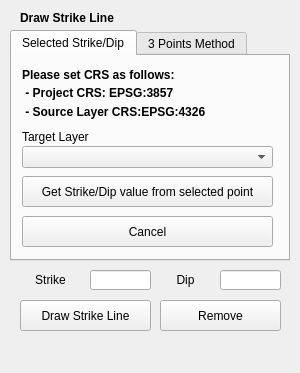
<?xml version="1.0" encoding="UTF-8"?>
<ui version="4.0">
 <class>DrawBoundaryDockWidget</class>
 <widget class="QDockWidget" name="DrawBoundaryDockWidget">
  <property name="geometry">
   <rect>
    <x>0</x>
    <y>0</y>
    <width>300</width>
    <height>373</height>
   </rect>
  </property>
  <property name="sizePolicy">
   <sizepolicy hsizetype="Preferred" vsizetype="Fixed">
    <horstretch>0</horstretch>
    <verstretch>0</verstretch>
   </sizepolicy>
  </property>
  <property name="contextMenuPolicy">
   <enum>Qt::DefaultContextMenu</enum>
  </property>
  <property name="features">
   <set>QDockWidget::DockWidgetFloatable|QDockWidget::DockWidgetMovable</set>
  </property>
  <property name="windowTitle">
   <string>Geological Map Tool</string>
  </property>
  <widget class="QWidget" name="dockWidgetContents">
   <widget class="QPushButton" name="btnCancel">
    <property name="geometry">
     <rect>
      <x>160</x>
      <y>300</y>
      <width>121</width>
      <height>31</height>
     </rect>
    </property>
    <property name="text">
     <string>Remove</string>
    </property>
   </widget>
   <widget class="QPushButton" name="btnDrawStrike">
    <property name="geometry">
     <rect>
      <x>20</x>
      <y>300</y>
      <width>131</width>
      <height>31</height>
     </rect>
    </property>
    <property name="text">
     <string>Draw Strike Line</string>
    </property>
   </widget>
   <widget class="QLabel" name="lblDip">
    <property name="geometry">
     <rect>
      <x>150</x>
      <y>270</y>
      <width>71</width>
      <height>20</height>
     </rect>
    </property>
    <property name="text">
     <string>Dip</string>
    </property>
    <property name="alignment">
     <set>Qt::AlignCenter</set>
    </property>
   </widget>
   <widget class="QLabel" name="lblStrike">
    <property name="geometry">
     <rect>
      <x>10</x>
      <y>270</y>
      <width>81</width>
      <height>20</height>
     </rect>
    </property>
    <property name="text">
     <string>Strike</string>
    </property>
    <property name="alignment">
     <set>Qt::AlignCenter</set>
    </property>
   </widget>
   <widget class="QLineEdit" name="txtStrike">
    <property name="geometry">
     <rect>
      <x>90</x>
      <y>270</y>
      <width>61</width>
      <height>20</height>
     </rect>
    </property>
    <property name="maxLength">
     <number>10</number>
    </property>
    <property name="alignment">
     <set>Qt::AlignLeading|Qt::AlignLeft|Qt::AlignVCenter</set>
    </property>
    <property name="readOnly">
     <bool>true</bool>
    </property>
   </widget>
   <widget class="QLineEdit" name="txtDip">
    <property name="geometry">
     <rect>
      <x>220</x>
      <y>270</y>
      <width>61</width>
      <height>20</height>
     </rect>
    </property>
    <property name="maxLength">
     <number>10</number>
    </property>
    <property name="alignment">
     <set>Qt::AlignLeading|Qt::AlignLeft|Qt::AlignVCenter</set>
    </property>
    <property name="readOnly">
     <bool>true</bool>
    </property>
   </widget>
   <widget class="QTabWidget" name="tabWidget">
    <property name="geometry">
     <rect>
      <x>10</x>
      <y>30</y>
      <width>280</width>
      <height>231</height>
     </rect>
    </property>
    <property name="currentIndex">
     <number>0</number>
    </property>
    <widget class="QWidget" name="tab">
     <attribute name="title">
      <string>Selected Strike/Dip</string>
     </attribute>
     <widget class="QPushButton" name="btnSelectFeature">
      <property name="geometry">
       <rect>
        <x>10</x>
        <y>120</y>
        <width>251</width>
        <height>31</height>
       </rect>
      </property>
      <property name="text">
       <string>Get Strike/Dip value from selected point</string>
      </property>
     </widget>
     <widget class="QPushButton" name="btnCancelFeature">
      <property name="geometry">
       <rect>
        <x>10</x>
        <y>160</y>
        <width>251</width>
        <height>31</height>
       </rect>
      </property>
      <property name="text">
       <string>Cancel</string>
      </property>
     </widget>
     <widget class="QLabel" name="lblTargetLayer">
      <property name="geometry">
       <rect>
        <x>10</x>
        <y>70</y>
        <width>101</width>
        <height>21</height>
       </rect>
      </property>
      <property name="text">
       <string>Target Layer</string>
      </property>
     </widget>
     <widget class="QComboBox" name="cboTargerLayer">
      <property name="geometry">
       <rect>
        <x>10</x>
        <y>90</y>
        <width>251</width>
        <height>22</height>
       </rect>
      </property>
     </widget>
     <widget class="QLabel" name="lblMemo">
      <property name="geometry">
       <rect>
        <x>10</x>
        <y>8</y>
        <width>251</width>
        <height>21</height>
       </rect>
      </property>
      <property name="font">
       <font>
        <weight>75</weight>
        <bold>true</bold>
       </font>
      </property>
      <property name="text">
       <string>Please set CRS as follows:</string>
      </property>
     </widget>
     <widget class="QLabel" name="lblMemo_2">
      <property name="geometry">
       <rect>
        <x>10</x>
        <y>26</y>
        <width>251</width>
        <height>21</height>
       </rect>
      </property>
      <property name="font">
       <font>
        <weight>75</weight>
        <bold>true</bold>
       </font>
      </property>
      <property name="text">
       <string> - Project CRS: EPSG:3857</string>
      </property>
     </widget>
     <widget class="QLabel" name="lblMemo_3">
      <property name="geometry">
       <rect>
        <x>10</x>
        <y>45</y>
        <width>251</width>
        <height>21</height>
       </rect>
      </property>
      <property name="font">
       <font>
        <weight>75</weight>
        <bold>true</bold>
       </font>
      </property>
      <property name="text">
       <string> - Source Layer CRS:EPSG:4326</string>
      </property>
     </widget>
    </widget>
    <widget class="QWidget" name="tab_2">
     <attribute name="title">
      <string>3 Points Method</string>
     </attribute>
     <widget class="QLabel" name="lblDemLayer">
      <property name="geometry">
       <rect>
        <x>10</x>
        <y>10</y>
        <width>71</width>
        <height>21</height>
       </rect>
      </property>
      <property name="text">
       <string>DEM</string>
      </property>
     </widget>
     <widget class="QComboBox" name="cboDemLayer">
      <property name="geometry">
       <rect>
        <x>80</x>
        <y>10</y>
        <width>181</width>
        <height>22</height>
       </rect>
      </property>
     </widget>
     <widget class="QPushButton" name="btnSelectPoints">
      <property name="geometry">
       <rect>
        <x>10</x>
        <y>40</y>
        <width>251</width>
        <height>31</height>
       </rect>
      </property>
      <property name="text">
       <string>Select 3 Points</string>
      </property>
     </widget>
     <widget class="QPushButton" name="btnCalculate">
      <property name="geometry">
       <rect>
        <x>140</x>
        <y>170</y>
        <width>121</width>
        <height>30</height>
       </rect>
      </property>
      <property name="text">
       <string>Calculate</string>
      </property>
     </widget>
     <widget class="QPushButton" name="btnCancelPoints">
      <property name="geometry">
       <rect>
        <x>10</x>
        <y>170</y>
        <width>121</width>
        <height>30</height>
       </rect>
      </property>
      <property name="text">
       <string>Cancel</string>
      </property>
     </widget>
     <widget class="QLineEdit" name="txtP2x">
      <property name="geometry">
       <rect>
        <x>120</x>
        <y>96</y>
        <width>70</width>
        <height>20</height>
       </rect>
      </property>
     </widget>
     <widget class="QLineEdit" name="txtP1x">
      <property name="geometry">
       <rect>
        <x>50</x>
        <y>96</y>
        <width>70</width>
        <height>20</height>
       </rect>
      </property>
     </widget>
     <widget class="QLineEdit" name="txtP3x">
      <property name="geometry">
       <rect>
        <x>190</x>
        <y>96</y>
        <width>70</width>
        <height>20</height>
       </rect>
      </property>
     </widget>
     <widget class="QLabel" name="lblP1">
      <property name="geometry">
       <rect>
        <x>50</x>
        <y>80</y>
        <width>71</width>
        <height>16</height>
       </rect>
      </property>
      <property name="font">
       <font>
        <weight>75</weight>
        <bold>true</bold>
       </font>
      </property>
      <property name="text">
       <string>P1</string>
      </property>
      <property name="alignment">
       <set>Qt::AlignCenter</set>
      </property>
     </widget>
     <widget class="QLabel" name="lblP2x">
      <property name="geometry">
       <rect>
        <x>120</x>
        <y>80</y>
        <width>71</width>
        <height>20</height>
       </rect>
      </property>
      <property name="text">
       <string>P2</string>
      </property>
      <property name="alignment">
       <set>Qt::AlignCenter</set>
      </property>
     </widget>
     <widget class="QLabel" name="lblP3">
      <property name="geometry">
       <rect>
        <x>189</x>
        <y>80</y>
        <width>71</width>
        <height>20</height>
       </rect>
      </property>
      <property name="text">
       <string>P3</string>
      </property>
      <property name="alignment">
       <set>Qt::AlignCenter</set>
      </property>
     </widget>
     <widget class="QLineEdit" name="txtP2y">
      <property name="geometry">
       <rect>
        <x>120</x>
        <y>116</y>
        <width>70</width>
        <height>20</height>
       </rect>
      </property>
     </widget>
     <widget class="QLineEdit" name="txtP3y">
      <property name="geometry">
       <rect>
        <x>190</x>
        <y>116</y>
        <width>70</width>
        <height>20</height>
       </rect>
      </property>
     </widget>
     <widget class="QLineEdit" name="txtP1y">
      <property name="geometry">
       <rect>
        <x>50</x>
        <y>116</y>
        <width>70</width>
        <height>20</height>
       </rect>
      </property>
     </widget>
     <widget class="QLineEdit" name="txtP2z">
      <property name="geometry">
       <rect>
        <x>120</x>
        <y>136</y>
        <width>70</width>
        <height>20</height>
       </rect>
      </property>
     </widget>
     <widget class="QLineEdit" name="txtP3z">
      <property name="geometry">
       <rect>
        <x>190</x>
        <y>136</y>
        <width>70</width>
        <height>20</height>
       </rect>
      </property>
     </widget>
     <widget class="QLineEdit" name="txtP1z">
      <property name="geometry">
       <rect>
        <x>50</x>
        <y>136</y>
        <width>70</width>
        <height>20</height>
       </rect>
      </property>
     </widget>
     <widget class="QLabel" name="lblP1_2">
      <property name="geometry">
       <rect>
        <x>0</x>
        <y>100</y>
        <width>51</width>
        <height>16</height>
       </rect>
      </property>
      <property name="text">
       <string>Lng.</string>
      </property>
      <property name="alignment">
       <set>Qt::AlignCenter</set>
      </property>
     </widget>
     <widget class="QLabel" name="lblP1_3">
      <property name="geometry">
       <rect>
        <x>0</x>
        <y>120</y>
        <width>51</width>
        <height>16</height>
       </rect>
      </property>
      <property name="text">
       <string>Lat.</string>
      </property>
      <property name="alignment">
       <set>Qt::AlignCenter</set>
      </property>
     </widget>
     <widget class="QLabel" name="lblP1_4">
      <property name="geometry">
       <rect>
        <x>0</x>
        <y>140</y>
        <width>51</width>
        <height>16</height>
       </rect>
      </property>
      <property name="text">
       <string>Alt.</string>
      </property>
      <property name="alignment">
       <set>Qt::AlignCenter</set>
      </property>
     </widget>
    </widget>
   </widget>
   <widget class="QLabel" name="label">
    <property name="geometry">
     <rect>
      <x>20</x>
      <y>10</y>
      <width>271</width>
      <height>16</height>
     </rect>
    </property>
    <property name="font">
     <font>
      <weight>75</weight>
      <bold>true</bold>
     </font>
    </property>
    <property name="text">
     <string>Draw Strike Line</string>
    </property>
   </widget>
  </widget>
 </widget>
 <tabstops>
  <tabstop>tabWidget</tabstop>
  <tabstop>cboTargerLayer</tabstop>
  <tabstop>btnSelectFeature</tabstop>
  <tabstop>btnCancelFeature</tabstop>
  <tabstop>cboDemLayer</tabstop>
  <tabstop>btnSelectPoints</tabstop>
  <tabstop>btnCalculate</tabstop>
  <tabstop>btnCancelPoints</tabstop>
  <tabstop>btnDrawStrike</tabstop>
  <tabstop>btnCancel</tabstop>
  <tabstop>txtP1x</tabstop>
  <tabstop>txtP2y</tabstop>
  <tabstop>txtP3x</tabstop>
  <tabstop>txtP3y</tabstop>
  <tabstop>txtP1y</tabstop>
  <tabstop>txtP2z</tabstop>
  <tabstop>txtP3z</tabstop>
  <tabstop>txtP1z</tabstop>
  <tabstop>txtP2x</tabstop>
  <tabstop>txtDip</tabstop>
  <tabstop>txtStrike</tabstop>
 </tabstops>
 <resources/>
 <connections/>
</ui>
